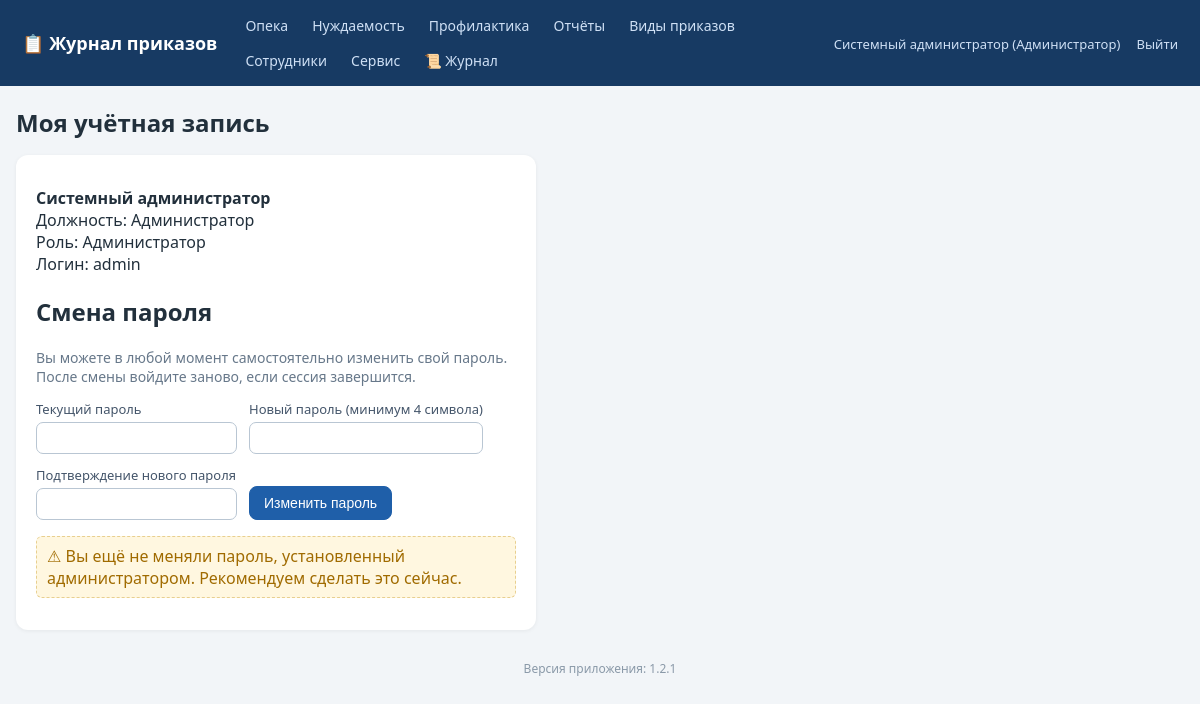
The app's page /profile (signed in) with its own data.
### tables this page shows
CREATE TABLE employees (
    id INTEGER PRIMARY KEY AUTOINCREMENT,
    full_name TEXT NOT NULL,
    position TEXT NOT NULL DEFAULT '',
    login TEXT UNIQUE,
    password_hash TEXT,
    role_id INTEGER REFERENCES roles(id)
, pwd_changed_at TEXT);

CREATE TABLE roles (
    id INTEGER PRIMARY KEY AUTOINCREMENT,
    name TEXT UNIQUE NOT NULL
);

### app.py (the view, shortened to what this page needs)
@app.route('/profile', methods=['GET', 'POST'])
def profile():
    user = current_user()
    return render_template('profile.html')

### app.py (called while the page is built)
@app.after_request
def log_request(response):
    try:
        uid = session.get('user_id')
        status = response.status_code
        lvl = logging.WARNING if status >= 400 else logging.INFO
        log.log(lvl, f'[HTTP] {request.method} {request.path} -> {status} '
                     f'(IP: {request.remote_addr}, user_id: {uid or "-"})')
        if status == 403:
            audit('ОТКАЗ В ДОСТУПЕ (403)', f'{request.method} {request.path}')
        if (request.endpoint == 'login' and request.method == 'POST'
                and status == 200):
            log.warning(f'[БЕЗОПАСНОСТЬ] Неудачная попытка входа: логин '
                        f"'{request.form.get('login','')}' от IP "
                        f"{request.remote_addr}")
    except Exception:
        pass
    return response

def get_db():
    conn = sqlite3.connect(DB_PATH)
    conn.row_factory = sqlite3.Row
    conn.execute('PRAGMA foreign_keys = ON')
    return conn

def current_user():
    uid = session.get('user_id')
    if not uid:
        return None
    conn = get_db()
    u = conn.execute('SELECT e.*, r.name AS role_name FROM employees e '
                     'LEFT JOIN roles r ON r.id=e.role_id WHERE e.id=?', (uid,)).fetchone()
    conn.close()
    return u

def can_access_journal(user, journal):
    if not user:
        return False
    if user['role_name'] == 'Администратор':
        return True
    return user['role_name'] in ROLE_ACCESS[journal]

@app.before_request
def _guard():
    open_exceptions = ('login', 'logout', 'static')
    if request.endpoint in open_exceptions:
        return
    if not session.get('user_id'):
        return redirect(url_for('login'))

@app.context_processor
def inject_globals():
    user = current_user()
    journals = [j for j in JOURNAL_TYPES if user and can_access_journal(user, j)]
    return dict(
        cu=user,
        accessible_journals=[(j, JOURNAL_TITLES[j]) for j in journals],
        all_journals=[(j, JOURNAL_TITLES[j]) for j in JOURNAL_TYPES],
        journal_titles=JOURNAL_TITLES,
        all_roles=ALL_ROLES,
        app_version=APP_VERSION,
    )

### templates/profile.html (shortened to what this page needs)
{% extends 'base.html' %}
{% block content %}
<h1>Моя учётная запись</h1>
<div class="panel narrow">
  <p><b>{{ cu.full_name }}</b><br>
     Должность: {{ cu.position or '—' }}<br>
     Роль: {{ cu.role_name }}<br>
     Логин: {{ cu.login or '—' }}</p>
  {% if cu.login %}
  <h2>Смена пароля</h2>
  <p class="muted">Вы можете в любой момент самостоятельно изменить свой пароль.
     После смены войдите заново, если сессия завершится.</p>
  <form method="post" autocomplete="off">
    <label>Текущий пароль
      <input type="password" name="old_password" required autocomplete="current-password"></label>
    <label>Новый пароль (минимум 4 символа)
      <input type="password" name="new_password" required minlength="4" autocomplete="new-password"></label>
    <label>Подтверждение нового пароля
      <input type="password" name="confirm_password" required minlength="4" autocomplete="new-password"></label>
    <button class="btn primary">Изменить пароль</button>
  </form>
  {% if cu.pwd_changed_at %}
  <p class="muted">Пароль последний раз изменялся: {{ cu.pwd_changed_at }}</p>
  {% else %}
  <p class="warn-note">⚠ Вы ещё не меняли пароль, установленный администратором. Рекомендуем сделать это сейчас.</p>
  {% endif %}
  {% else %}
  <p class="muted">Для вашей учётной записи вход не настроен (логин не назначен).
     Обратитесь к администратору.</p>
  {% endif %}
</div>
{% endblock %}

### templates/base.html (shortened to what this page needs)
<!DOCTYPE html>
<html lang="ru">
<head>
<link rel="stylesheet" href="{{ url_for('static', filename='style.css') }}">
</head>
<body>
<header class="topbar no-print">
  <div class="brand"><a href="{{ url_for('index') }}">📋 Журнал приказов</a></div>
  <nav>
    {% for j, t in accessible_journals %}
      <a href="{{ url_for('journal_list', journal=j) }}">{{ t }}</a>
    {% endfor %}
    {% if cu and (cu.role_name in ['Администратор','Куратор']) %}
      <a href="{{ url_for('reports') }}">Отчёты</a>
    {% endif %}
    <a href="{{ url_for('order_types') }}">Виды приказов</a>
    {% if cu and cu.role_name == 'Администратор' %}
      <a href="{{ url_for('employees') }}">Сотрудники</a>
      <a href="{{ url_for('service') }}">Сервис</a>
      <a href="{{ url_for('logs_view') }}" title="Журнал логирования">📜 Журнал</a>
    {% endif %}
  </nav>
  <div class="userbox">
    {% if cu %}
      <a href="{{ url_for('profile') }}" title="Сменить пароль">{{ cu.full_name }} ({{ cu.role_name }})</a>
      <a href="{{ url_for('logout') }}">Выйти</a>
    {% endif %}
  </div>
</header>
<main class="container">
  {% block content %}{% endblock %}
</main>
<footer class="foot no-print">Версия приложения: {{ app_version }}</footer>
</body>
</html>

### static/style.css (style rules this page uses)
:root { --bs:#1f5fa9;--bg:#f2f5f8;--tx:#22303c; }
* { box-sizing:border-box }
body { margin:0;font-family:"Segoe UI",Arial,sans-serif;background:var(--bg);color:var(--tx); }
a { color:var(--bs); }
.topbar { display:flex;align-items:center;gap:18px;flex-wrap:wrap;background:#173a63;color:#fff;padding:10px 22px; }
.topbar .brand a { color:#fff;font-weight:700;font-size:18px;text-decoration:none; }
.topbar nav { display:flex;gap:4px;flex-wrap:wrap;flex:1; }
.topbar nav a { color:#cfe0f5;text-decoration:none;padding:6px 10px;border-radius:6px;font-size:14px; }
.userbox a { color:#cfe0f5;text-decoration:none;font-size:13px;margin-left:12px; }
.container { max-width:1200px;margin:20px auto;padding:0 16px; }
h1 { font-size:24px; }
.panel { background:#fff;border-radius:12px;padding:16px 20px;margin:16px 0;box-shadow:0 1px 4px rgba(0,0,0,.06); }
.panel.narrow { max-width:520px; }
.panel form { display:flex;flex-wrap:wrap;gap:12px;align-items:end; }
label { display:flex;flex-direction:column;font-size:13px;gap:4px;color:#44556a; }
input,select { padding:7px 9px;border:1px solid #b9c6d3;border-radius:7px;font-size:14px;background:#fff; }
.btn { display:inline-block;padding:8px 14px;border-radius:8px;border:1px solid #b9c6d3;background:#fff;color:var(--tx);cursor:pointer;font-size:14px;text-decoration:none; }
.btn.primary { background:var(--bs);border-color:var(--bs);color:#fff; }
.muted { color:#67788a;font-size:14px; }
.foot { text-align:center;color:#8a99a8;font-size:12px;margin:30px 0; }
.warn-note { color:#a06b00;background:#fff7e0;border:1px dashed #e8cf8f;padding:8px 10px;border-radius:6px; }

### records on screen
employees: full_name "Системный администратор", position "Администратор", login "admin"
roles: role_name "Администратор"

### other values on screen
{{ t }} "Опека" "Нуждаемость" "Профилактика"
{{ app_version }} "1.2.1"
